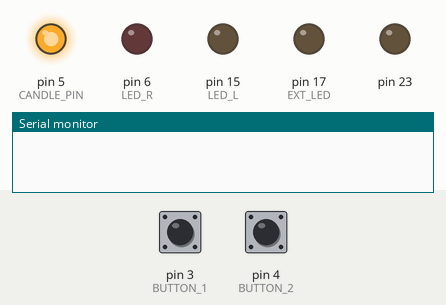
Bench run of a sketch on a simulated Arduino Uno, built with avr-gcc and run on an emulated ATmega328P. Parts: output pins drawn as LEDs (lit = HIGH), the last lines printed to the serial monitor. Inputs (shaded band) come from the test bench; at power-on: pin 3 (BUTTON_1) HIGH, pin 4 (BUTTON_2) HIGH. EEPROM starts erased.

Above: at 0.1 s.
At 3.1 s:
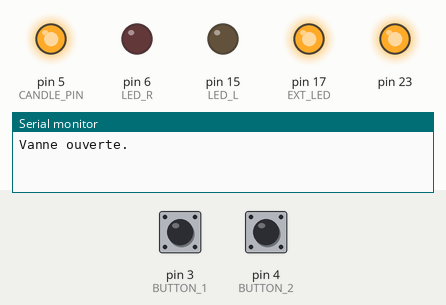
At 3.6 s:
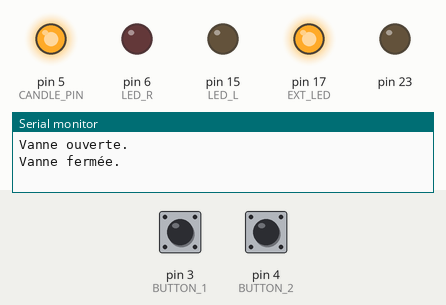
At 18.6 s:
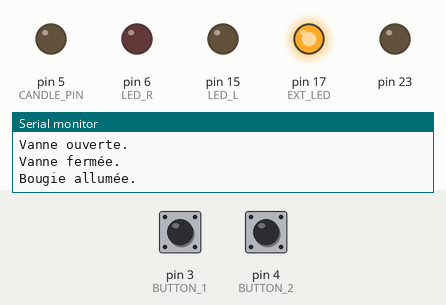
At 19.5 s:
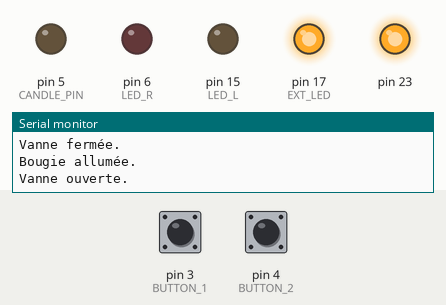
Timing chart, 0 to 21.9 s (numbered marks = the images above):
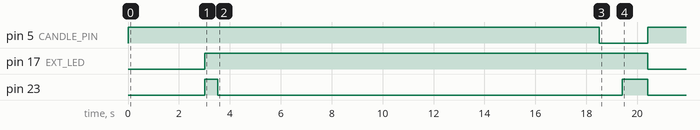

Measured:
- by itself, pin 5 (CANDLE_PIN): HIGH → LOW at 18.5 s, → HIGH 1.9 s later
- by itself, pin 17 (EXT_LED): LOW → HIGH at 3.0 s, → LOW 17.4 s later
- by itself, pin 23: LOW → HIGH at 3.0 s, → LOW 0.50 s later, → HIGH 15.9 s later, → LOW 1.0 s later

The sketch:

allumage_chaque_30_min.ino
```cpp
#include <EEPROM.h>
#include <OneWire.h>
#include <DallasTemperature.h>
#include "LowPower.h"

#define ONE_WIRE_BUS A2  // Pin du capteur DS18B20
#define VANNE_PIN PB7     // Pin de contrôle de la vanne
#define CANDLE_PIN PD5    // Pin de contrôle de la bougie
#define BUTTON_1 PD3      // Pin du premier bouton
#define BUTTON_2 PD4      // Pin du deuxième bouton
#define EXT_LED  17
#define LED_R PD6
#define LED_L 15

int count_button_1=0;
int countMemo_button_1=0;
int count_button_2=0;
int countMemo_button_2=0;
int eepromAddress = 0;   // Adresse de l'EEPROM pour stocker la valeur
int countAuto = 0;
int countAutoMemo = 0;
float eepromTable [] = {5.0, 10.0, 15.0};
bool valveOpen = false;
bool candleOn = false;


OneWire oneWire(ONE_WIRE_BUS);
DallasTemperature sensors(&oneWire);

void setup() {
  Serial.begin(115200);
  pinMode(BUTTON_2, INPUT_PULLUP);
  pinMode(EXT_LED, OUTPUT);
  pinMode(CANDLE_PIN,OUTPUT);
  digitalWrite(CANDLE_PIN, HIGH);
  pinMode(BUTTON_1, INPUT_PULLUP);
  pinMode(LED_R,OUTPUT);
  pinMode(LED_L,OUTPUT);
  DDRB |= (1 << PB7);   //Set pin PB7 as output

  // Enable PCIE2 Bit3 = 1 (Port D)
  PCICR |= B00000100;
  // Select PCINT20 Bit4 = 1 (Pin D4)
  PCMSK2 |= B00011000;
  if (EEPROM.read(eepromAddress) == 255) {
    EEPROM.write(eepromAddress, 0); // Initialize EEPROM with a valid state
  }
  sensors.begin();
}

void blink_EXT_LED(int times) {
  for (int i = 0; i < times; i++) {
    digitalWrite(EXT_LED, HIGH);
    delay(350); // Durée de l'allumage
    digitalWrite(EXT_LED, LOW);
    delay(200); // Durée de l'extinction
  }
}

int readEEPROM() {
  int value = EEPROM.read(eepromAddress);
  return value;
}
void openValve() {
  PORTB |= (1 << PB7);
  valveOpen = false;
    Serial.println("Vanne ouverte.");
}

void closeValve() {
  PORTB &= ~(1 << PB7);
  valveOpen = true;
  Serial.println("Vanne fermée.");
}

void turnOnCandle() {
  digitalWrite(CANDLE_PIN, LOW);
  candleOn = true;
  Serial.println("Bougie allumée.");
}

void turnOffCandle() {
  digitalWrite(CANDLE_PIN, HIGH);
  candleOn = false;
  Serial.println("Bougie éteinte.");
}

void loop() {
delay(3000);
  for (int i = 0 ; i < 1000 ; i++){
      digitalWrite(EXT_LED, HIGH);
      openValve();
      delay(500); //-50
      closeValve();
      delay(15000);//+5000
      turnOnCandle();
      delay(900);
      openValve();
      delay(1000);//+200
      closeValve();
      turnOffCandle();
      digitalWrite(EXT_LED, LOW);
      delay(300000);
  }

}
```
